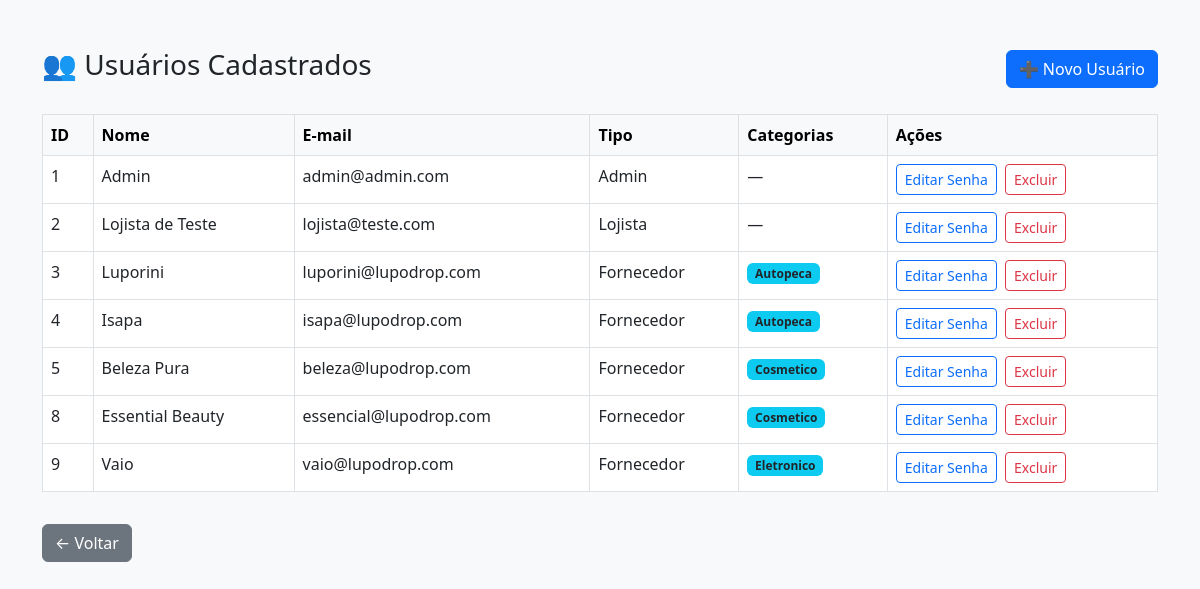
The app's page /usuarios (signed in) with its own data.
### app.py (models this page shows)
class Usuario(UserMixin, db.Model):
    id = db.Column(db.Integer, primary_key=True)
    nome = db.Column(db.String(100))
    email = db.Column(db.String(100), unique=True)
    senha = db.Column(db.String(200))
    tipo = db.Column(db.String(20))  # admin, lojista, fornecedor
    categorias_permitidas = db.Column(db.String(200))  # exemplo: "autopeca,cosmetico"

### app.py (the view)
@app.route('/usuarios')
@login_required
def usuarios():
    if current_user.tipo != 'admin':
        abort(403)
    usuarios = Usuario.query.all()
    return render_template('usuarios.html', usuarios=usuarios)

### app.py (called while the page is built)
@login_manager.user_loader
def load_user(user_id):
    return Usuario.query.get(int(user_id))

### Templates/usuarios.html (shortened to what this page needs)
<!DOCTYPE html>
<html lang="pt-br">
<head>
    <link href="https://cdn.jsdelivr.net/npm/bootstrap@5.3.0/dist/css/bootstrap.min.css" rel="stylesheet">
</head>
<body class="bg-light">
    <div class="container mt-5">
        <div class="d-flex justify-content-between align-items-center mb-4">
            <h3>👥 Usuários Cadastrados</h3>
            <a href="/criar-usuario" class="btn btn-primary">➕ Novo Usuário</a>
        </div>
        <table class="table table-bordered bg-white">
            <thead class="table-light">
                <tr>
                    <th>ID</th>
                    <th>Nome</th>
                    <th>E-mail</th>
                    <th>Tipo</th>
                    <th>Categorias</th>
                    <th>Ações</th>
                </tr>
            </thead>
            <tbody>
                {% for u in usuarios %}
                <tr>
                    <td>{{ u.id }}</td>
                    <td>{{ u.nome }}</td>
                    <td>{{ u.email }}</td>
                    <td>{{ u.tipo.capitalize() }}</td>
                    <td>
                        {% if u.tipo == 'fornecedor' and u.categorias_permitidas %}
                            {% for cat in u.categorias_permitidas.split(',') %}
                                <span class="badge bg-info text-dark me-1">{{ cat.capitalize() }}</span>
                            {% endfor %}
                        {% else %}
                            —
                        {% endif %}
                    </td>
                    <td class="text-nowrap">
                        <a href="{{ url_for('editar_usuario', usuario_id=u.id) }}" class="btn btn-sm btn-outline-primary">Editar Senha</a>
                        <form method="POST" action="{{ url_for('excluir_usuario', usuario_id=u.id) }}" style="display:inline;" onsubmit="return confirm('Tem certeza que deseja excluir este usuário?');">
                            <button class="btn btn-sm btn-outline-danger ms-1">Excluir</button>
                        </form>
                    </td>
                </tr>
                {% endfor %}
            </tbody>
        </table>
        <a href="/" class="btn btn-secondary mt-3">← Voltar</a>
    </div>
</body>
</html>

### records on screen
Usuario: id "1", nome "Admin", email "admin@admin.com", tipo "Admin"
Usuario: id "2", nome "Lojista de Teste", email "lojista@teste.com", tipo "Lojista"
Usuario: id "3", nome "Luporini", email "luporini@lupodrop.com", tipo "Fornecedor", capitalize "Autopeca"
Usuario: id "4", nome "Isapa", email "isapa@lupodrop.com", tipo "Fornecedor", capitalize "Autopeca"
Usuario: id "5", nome "Beleza Pura", email "beleza@lupodrop.com", tipo "Fornecedor", capitalize "Cosmetico"
Usuario: id "8", nome "Essential Beauty", email "essencial@lupodrop.com", tipo "Fornecedor", capitalize "Cosmetico"
Usuario: id "9", nome "Vaio", email "vaio@lupodrop.com", tipo "Fornecedor", capitalize "Eletronico"
